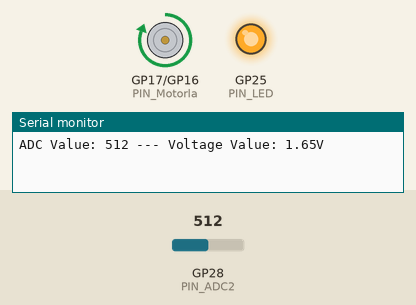
Recording of a sketch running on a simulated Raspberry Pi Pico. Shown: motor-driver pin pairs drawn as motors (green arrow = first pin HIGH = forward, orange = second pin HIGH = backward, longer = more drive), output pins drawn as LEDs (lit = HIGH), the last lines printed to the serial monitor. The test bench sets the inputs (shaded band); at power-on: GP28 (PIN_ADC2) = 512.

Above: at 6.3 s.
6.4 s: GP28 (PIN_ADC2) set to 418
12.5 s: GP28 (PIN_ADC2) set to 388
At 16.9 s:
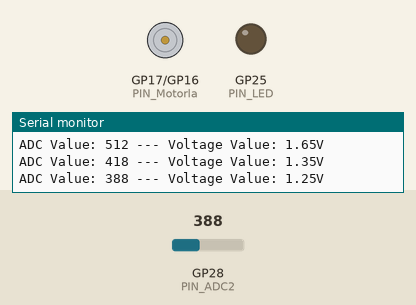
18.6 s: GP28 (PIN_ADC2) set to 410
At 20.0 s:
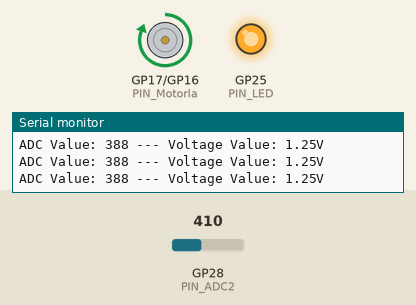
24.7 s: GP28 (PIN_ADC2) set to 390
At 30.8 s:
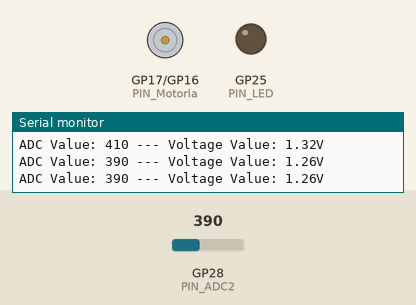
Timing chart, 0 to 32.3 s (numbered marks = the images above; inputs shaded):
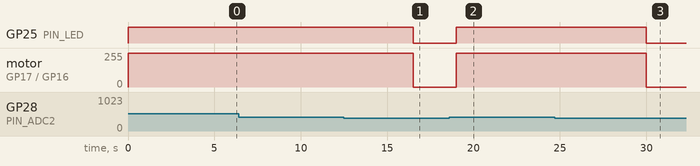

Measured:
- the behaviour switches between 401 and 400 on GP28 (PIN_ADC2) (found by bisection; images 0 and 1)
- after the input at 12.5 s, GP25 (PIN_LED): HIGH → LOW after 4.0 s; motor on GP17 (PIN_Motorla) / GP16 (PIN_Motorlb): forward 255/255 → stopped after 4.0 s
- after the input at 18.6 s, GP25 (PIN_LED): LOW → HIGH after 0.40 s; motor on GP17 (PIN_Motorla) / GP16 (PIN_Motorlb): stopped → forward 255/255 after 0.40 s
- after the input at 24.7 s, GP25 (PIN_LED): HIGH → LOW after 5.3 s; motor on GP17 (PIN_Motorla) / GP16 (PIN_Motorlb): forward 255/255 → stopped after 5.3 s

The sketch:

p26_sound_control_fan.ino
```cpp
//**********************************************************************************
/*
 * Filename    : Sound Control Fan
 * Description : Controlling the fan by Sound sensor.
 * Auther      : http//www.keyestudio.com
*/
#define PIN_ADC2   28  //the pin of the Sound sensor
#define PIN_Motorla    17  // the Motor_IN+ pin of the motor
#define PIN_Motorlb    16  // the Motor_IN- pin of the motor
#define PIN_LED    25  // // the pin of the built-in LED on the Pico board

void setup() {
  pinMode(PIN_LED, OUTPUT);//set PIN_LED to OUTPUT
  pinMode(PIN_Motorla, OUTPUT);//set Motorla to OUTPUT
  pinMode(PIN_Motorlb, OUTPUT);//set Motorlb to OUTPUT
  pinMode(PIN_ADC2, INPUT);//set PIN_ADC2 to INPUT

  Serial.begin(115200);
}

void loop() {
  int adcVal = analogRead(PIN_ADC2); //read the ADC value of Sound sensor
  if (adcVal > 400) {
    digitalWrite(PIN_LED,HIGH); //turn on the built-in LED on the Pico board
    digitalWrite(PIN_Motorla,HIGH); //rotate
    digitalWrite(PIN_Motorlb,LOW);
    delay(5000); //delay 5S
  }
  else
  {
    digitalWrite(PIN_LED,LOW); //turn off the built-in LED on the Pico board
    digitalWrite(PIN_Motorla,LOW); //stop rotating
    digitalWrite(PIN_Motorlb,LOW);
  }

  double voltage = adcVal / 1023.0 * 3.3;
  Serial.println("ADC Value: " + String(adcVal) + " --- Voltage Value: " + String(voltage) + "V");
  delay(500);

}
//**********************************************************************************
```
